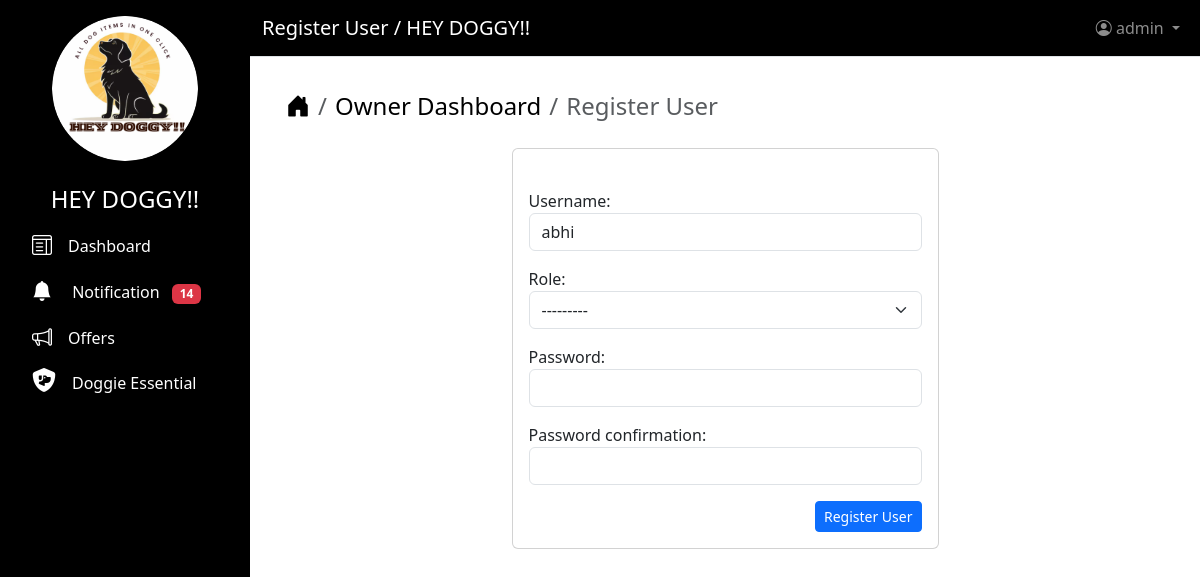
/update/users/2 (signed in), run on an earlier commit of the app's database.
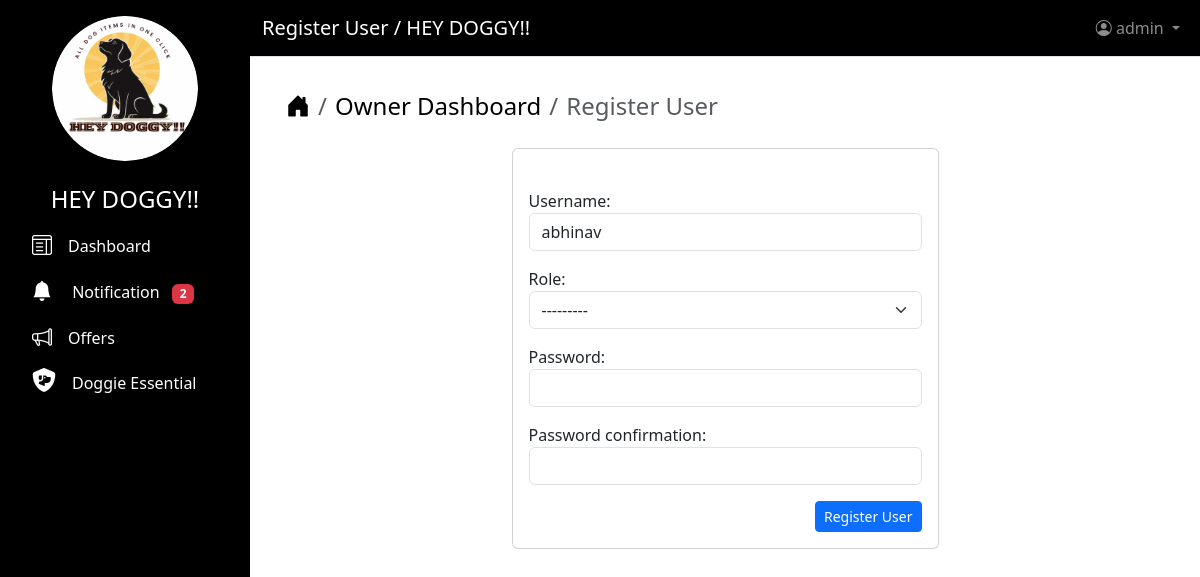
And on a later commit of the database.
### users/models.py (models this page shows)
class CustomUser(AbstractUser):
    ROLE = (("SHOP OWNER", "SHOP OWNER"),)
    role = models.CharField(max_length=200, choices=ROLE, blank=True)

### users/views.py (the view, shortened to what this page needs)
# urls.py: path("update/users/<int:pk>", views.update_users, name="update_users"),
@login_required(login_url="signup")
def update_users(request, pk):
    to_update = get_object_or_404(CustomUser, id=pk)
    context = {
        "page_title": "Register User",
        "form": UserRegisterForm(instance=to_update),
        "counts": Notification.objects.filter(
            is_read=False, username=request.user
        ).count(),
    }
    return render(request, "add_update_users.html", context)

### users/forms.py
class UserRegisterForm(UserCreationForm):
    class Meta:
        model = CustomUser
        fields = ["username", "role"]
        widgets = {
            "username": forms.TextInput(attrs={"class": "form-control"}),
            "email": forms.EmailInput(attrs={"class": "form-control"}),
            "first_name": forms.TextInput(attrs={"class": "form-control"}),
            "last_name": forms.TextInput(attrs={"class": "form-control"}),
            "role": forms.Select(attrs={"class": "form-select"}),
        }
    def __init__(self, *args, **kwargs):
        super().__init__(*args, **kwargs)
        self.fields["username"].help_text = " "
        self.fields["password1"].help_text = ""
        self.fields["password2"].help_text = ""
        self.fields["password1"].widget = forms.PasswordInput(
            attrs={"class": "form-control"}
        )
        self.fields["password2"].widget = forms.PasswordInput(
            attrs={"class": "form-control"}
        )

### users/templates/add_update_users.html (shortened to what this page needs)
{% extends "base.html" %}
{% block content %}
    <div class="container  mt-2">
        <nav aria-label="breadcrumb">
            <ol class="breadcrumb fs-4">
                <li class="breadcrumb-item">
                    <a href="{% url 'home' %}" class="text-decoration-none text-black"><i class="bi bi-house-door-fill"></i></a>
                </li>
                {% if request.user.role == "SHOP OWNER" %}
                    <li class="breadcrumb-item">
                        <a href="{% url 'shop_dashboard' %}"
                           class="text-decoration-none text-black">Owner Dashboard</a>
                    </li>
                {% endif %}
                <li class="breadcrumb-item active " aria-current="page">{{ page_title }}</li>
            </ol>
        </nav>
    </div>
    <div class="container  mt-4">
        <div class="row">
            <div class="col-md-6 mx-auto">
                <div class="card">
                    <div class="card-body mt-4">
                        <form method="post">
                            {{ form.as_p }}
                            <div class="d-grid gap-2 d-md-flex justify-content-md-end">
                            <button type="submit" class="btn btn-primary btn-sm">{{ page_title }}</button>
                            </div>
                        </form>
                    </div>
                </div>
            </div>
        </div>
    </div>
{% endblock content %}

### users/templates/base.html (shortened to what this page needs)
<!DOCTYPE html>
<html lang="en">
  <head>
    {% load static %}
    <link href="https://cdnjs.cloudflare.com/ajax/libs/font-awesome/6.5.0/css/all.min.css"
          rel="stylesheet">
    <link rel="stylesheet"
          href="https://cdn.jsdelivr.net/npm/bootstrap-icons@1.11.3/font/bootstrap-icons.min.css">
    <link rel="stylesheet"
          href="https://cdnjs.cloudflare.com/ajax/libs/bootstrap/5.3.2/css/bootstrap.min.css" />
  </head>
  <body>
    <nav class="sidebar text-white p-3">
      <div class="d-grid col-8 mx-auto">
        <img src="{% static 'image/09.png' %}"
             alt="Logo"
             class="img-fluid rounded-circle"
             height="100"
             width="160">
      </div>
      <ul class="nav flex-column">
        <li class="nav-item">
          <h4 class="text-center mt-4">HEY DOGGY!!</h4>
        </li>
        <li class="nav-item">
          <a class="nav-link active text-decoration-none text-white"
             href="{% url 'dashboard' %}">
            <i class="bi bi-layout-text-window fs-5"></i><span class="ms-3">Dashboard</span>
          </a>
        </li>
        <li class="nav-item">
          <a class="nav-link active text-decoration-none text-white"
             href="{% url 'notification' %}">
            <i class="bi bi-bell-fill fs-5"></i>
            <span class="ms-3">Notification</span>
            <span class="badge bg-danger ms-2">{{ counts }}</span>
          </a>
        </li>
        <li class="nav-item">
          <a class="nav-link active text-decoration-none text-white"
             href="{% url 'view_offers' %}">
            <i class="bi bi-megaphone fs-5"></i><span class="ms-3">Offers</span>
          </a>
        </li>
        <li class="nav-item">
          <a class="nav-link active text-decoration-none text-white"
             href="{% url 'view_shop' %}">
            <i class="fa-solid fa-shield-dog fs-4"></i><span class="ms-3">Doggie Essential</span>
          </a>
        </li>
      </ul>
    </nav>
    <div class="main-content">
      <nav class="navbar navbar-expand-lg navbar-dark border-bottom"
           style="background-color: #000000">
        <div class="container-fluid">
          <a class="navbar-brand text-white" href="#">{{ page_title }} / HEY DOGGY!!</a>
          <ul class="navbar-nav ms-auto">
            <li class="nav-item dropdown">
              <a class="nav-link dropdown-toggle"
                 href="#"
                 id="navbarDropdown"
                 role="button"
                 data-bs-toggle="dropdown">
                <i class="bi bi-person-circle"></i> {{ user }}
              </a>
            </li>
          </ul>
        </div>
      </nav>
      <div class="content-area p-4">
        {% block content %}
        {% endblock content %}
      </div>
    </div>
  </body>
</html>

What changed in the data, as far as the page shows it:
changed CustomUser: username "abhi" → "abhinav"
Also different on the page:
{{ counts }}: "14" → "2"
